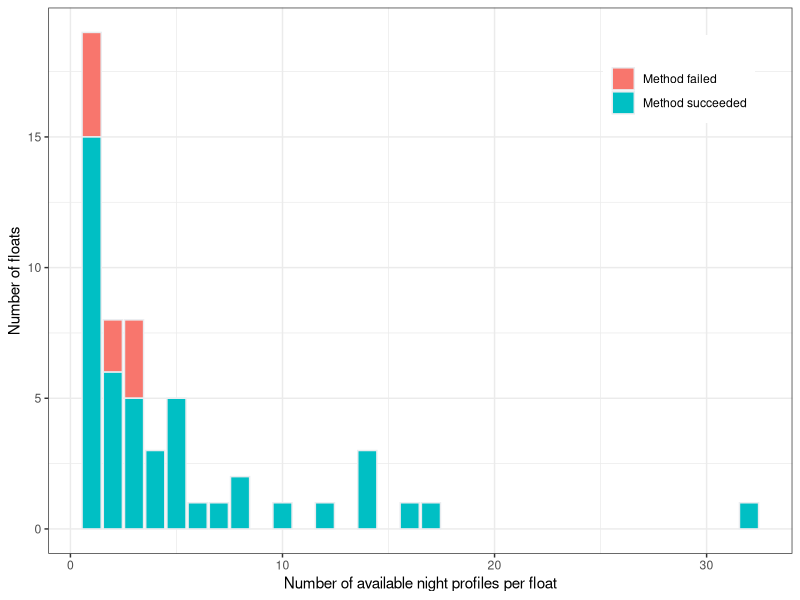

Reproduce this figure in R.
library(ggplot2)

n_nights_success = c(4, 3, 8, 8, 1, 1, 32, 1, 10, 1, 1, 5, 2, 4, 1, 1, 3, 12, 2, 7, 1, 2, 16, 1, 2, 3, 3, 17, 5, 6, 1, 3, 5, 1, 1, 1, 1, 5, 14, 4, 14, 1, 2, 2, 5, 14)

n_nights_fail = c(3, 1, 2, 3, 1, 1, 2, 3, 1)

df = data.frame(state = c(rep("Method succeeded", length(n_nights_success)), rep("Method failed", length(n_nights_fail))),
				value = c(n_nights_success, n_nights_fail))

p = ggplot(df, aes(x=value, fill=state)) +
	#geom_bar(color="#e9ecef", alpha=0.6, position='identity') +
	geom_bar(color="#e9ecef") +
	#geom_bar(color="#e9ecef", alpha=0.6, position=position_dodge2(preserve="single")) +
	theme_bw() +
	xlab("Number of available night profiles per float") +
	ylab("Number of floats") +
	labs(fill="") +
	theme(legend.position = c(.95, .95),
		  legend.justification = c("right", "top"),
		  legend.box.just = "right",
		  legend.margin = margin(6,6,6,6))#,
		  #legend.box.background = element_rect(fill="white", colour="black"))

png(filename="night_profiles_hist.png", width=400, height=200)
p
dev.off()
